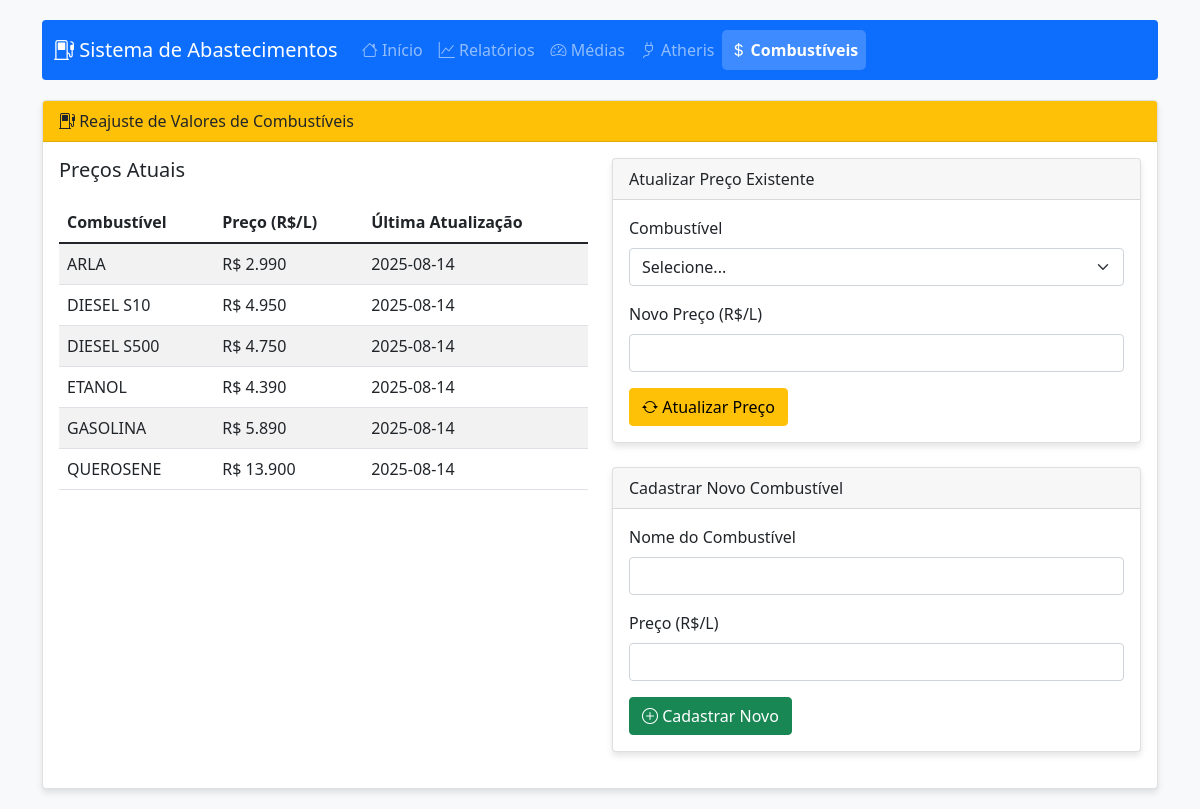
Page /reajuste-combustiveis on the earlier database version.
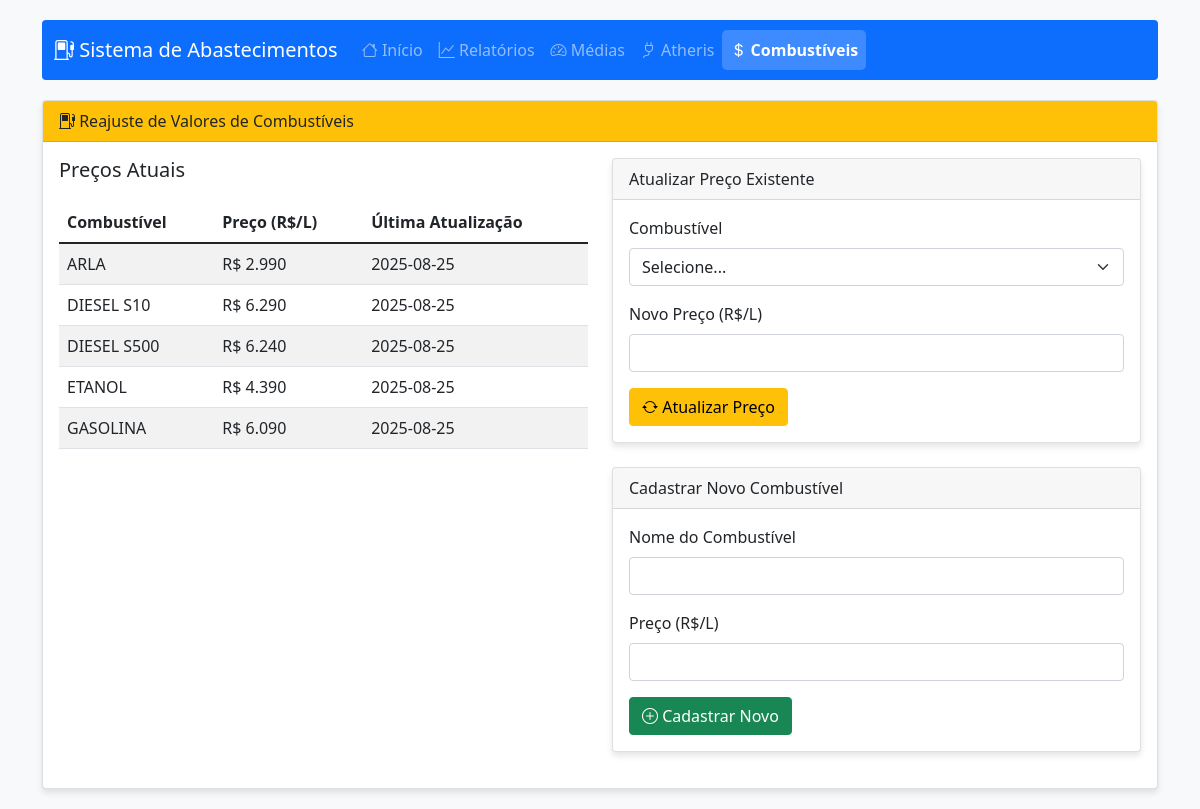
Same page on the later database version.
### tables this page shows
CREATE TABLE precos_combustivel (
        id INTEGER PRIMARY KEY AUTOINCREMENT,
        combustivel TEXT NOT NULL UNIQUE,
        preco REAL NOT NULL,
        data_atualizacao TEXT NOT NULL
    );

### app.py (the view, shortened to what this page needs)
@app.route('/reajuste-combustiveis', methods=['GET', 'POST'])
def reajuste_combustiveis():
    precos = obter_precos_combustivel()
    return render_template('reajuste_combustiveis.html', precos=precos, active_page='combustiveis')

### app.py (called while the page is built)
@app.context_processor
def inject_now():
    return {'now': datetime.now()}

### database.py (called while the page is built)
def obter_precos_combustivel():
    conn = sqlite3.connect('abastecimentos.db')
    query = "SELECT combustivel, preco, data_atualizacao FROM precos_combustivel ORDER BY combustivel"
    df = pd.read_sql(query, conn)
    conn.close()
    return df.to_dict('records')

### templates/reajuste_combustiveis.html (shortened to what this page needs)
{% extends "base.html" %}
{% block content %}
<div class="card">
    <div class="card-header bg-warning text-dark">
        <i class="bi bi-fuel-pump"></i> Reajuste de Valores de Combustíveis
    </div>
    <div class="card-body">
        <div class="row">
            <div class="col-md-6">
                <h5>Preços Atuais</h5>
                <div class="table-responsive">
                    <table class="table table-striped">
                        <thead>
                            <tr>
                                <th>Combustível</th>
                                <th>Preço (R$/L)</th>
                                <th>Última Atualização</th>
                            </tr>
                        </thead>
                        <tbody>
                            {% for preco in precos %}
                            <tr>
                                <td>{{ preco.combustivel }}</td>
                                <td>R$ {{ "%.3f"|format(preco.preco) }}</td>
                                <td>{{ preco.data_atualizacao }}</td>
                            </tr>
                            {% endfor %}
                        </tbody>
                    </table>
                </div>
            </div>
            <div class="col-md-6">
                <div class="card mb-4">
                    <div class="card-header">Atualizar Preço Existente</div>
                    <div class="card-body">
                        <form method="POST" action="/reajuste-combustiveis">
                            <div class="mb-3">
                                <label class="form-label">Combustível</label>
                                <select class="form-select" name="combustivel" required>
                                    <option value="">Selecione...</option>
                                </select>
                            </div>
                            <div class="mb-3">
                                <label class="form-label">Novo Preço (R$/L)</label>
                                <input type="number" step="0.001" class="form-control" name="novo_preco" required>
                            </div>
                            <button type="submit" class="btn btn-warning">
                                <i class="bi bi-arrow-repeat"></i> Atualizar Preço
                            </button>
                        </form>
                    </div>
                </div>
                <div class="card">
                    <div class="card-header">Cadastrar Novo Combustível</div>
                    <div class="card-body">
                        <form method="POST" action="/reajuste-combustiveis">
                            <div class="mb-3">
                                <label class="form-label">Nome do Combustível</label>
                                <input type="text" class="form-control" name="novo_combustivel" required>
                            </div>
                            <div class="mb-3">
                                <label class="form-label">Preço (R$/L)</label>
                                <input type="number" step="0.001" class="form-control" name="novo_preco" required>
                            </div>
                            <button type="submit" class="btn btn-success">
                                <i class="bi bi-plus-circle"></i> Cadastrar Novo
                            </button>
                        </form>
                    </div>
                </div>
            </div>
        </div>
    </div>
</div>
{% endblock %}

### templates/base.html (shortened to what this page needs)
<!DOCTYPE html>
<html lang="pt-BR">
<head>
    <link href="https://cdn.jsdelivr.net/npm/bootstrap@5.1.3/dist/css/bootstrap.min.css" rel="stylesheet">
    <link rel="stylesheet" href="https://cdn.jsdelivr.net/npm/bootstrap-icons@1.8.1/font/bootstrap-icons.css">
</head>
<body>
    <div class="container">
        <nav class="navbar navbar-expand-lg navbar-dark bg-primary rounded">
            <div class="container-fluid">
                <a class="navbar-brand" href="/">
                    <i class="bi bi-fuel-pump"></i> Sistema de Abastecimentos
                </a>
                <div class="collapse navbar-collapse" id="navbarNav">
                    <div class="navbar-nav">
                        <a class="nav-link {{ 'active' if active_page == 'index' }}" href="/">
                            <i class="bi bi-house"></i> Início
                        </a>
                        <a class="nav-link {{ 'active' if active_page == 'relatorios' }}" href="/relatorios">
                            <i class="bi bi-graph-up"></i> Relatórios
                        </a>
                        <a class="nav-link {{ 'active' if active_page == 'medias' }}" href="/medias-veiculos">
                            <i class="bi bi-speedometer2"></i> Médias
                        </a>
                        <a class="nav-link {{ 'active' if active_page == 'atheris' }}" href="/integracao-atheris">
                            <i class="bi bi-plug"></i> Atheris
                        </a>
                        <a class="nav-link {{ 'active' if active_page == 'combustiveis' }}" href="/reajuste-combustiveis">
                            <i class="bi bi-currency-dollar"></i> Combustíveis
                        </a>
                    </div>
                </div>
            </div>
        </nav>
        {% block content %}{% endblock %}
    </div>
</body>
</html>

### templates/base.html (style rules this page uses)
body { padding-top: 20px; background-color: #f8f9fa; }
.navbar { margin-bottom: 20px; }
.card { box-shadow: 0 4px 6px rgba(0, 0, 0, 0.1); margin-bottom: 20px; }
.table-responsive { margin-top: 20px; }
.nav-link { border-radius: 5px; margin: 2px 0; }
.nav-link.active { background-color: rgba(255,255,255,0.2); font-weight: bold; }

Differences in the rows shown:
removed precos_combustivel: combustivel "QUEROSENE", preco "13.900", data_atualizacao "2025-08-14"
changed precos_combustivel "ARLA": data_atualizacao "2025-08-14" → "2025-08-25"
changed precos_combustivel "DIESEL S10": preco "4.950" → "6.290"; data_atualizacao "2025-08-14" → "2025-08-25"
changed precos_combustivel "DIESEL S500": preco "4.750" → "6.240"; data_atualizacao "2025-08-14" → "2025-08-25"
changed precos_combustivel "ETANOL": data_atualizacao "2025-08-14" → "2025-08-25"
changed precos_combustivel "GASOLINA": preco "5.890" → "6.090"; data_atualizacao "2025-08-14" → "2025-08-25"
